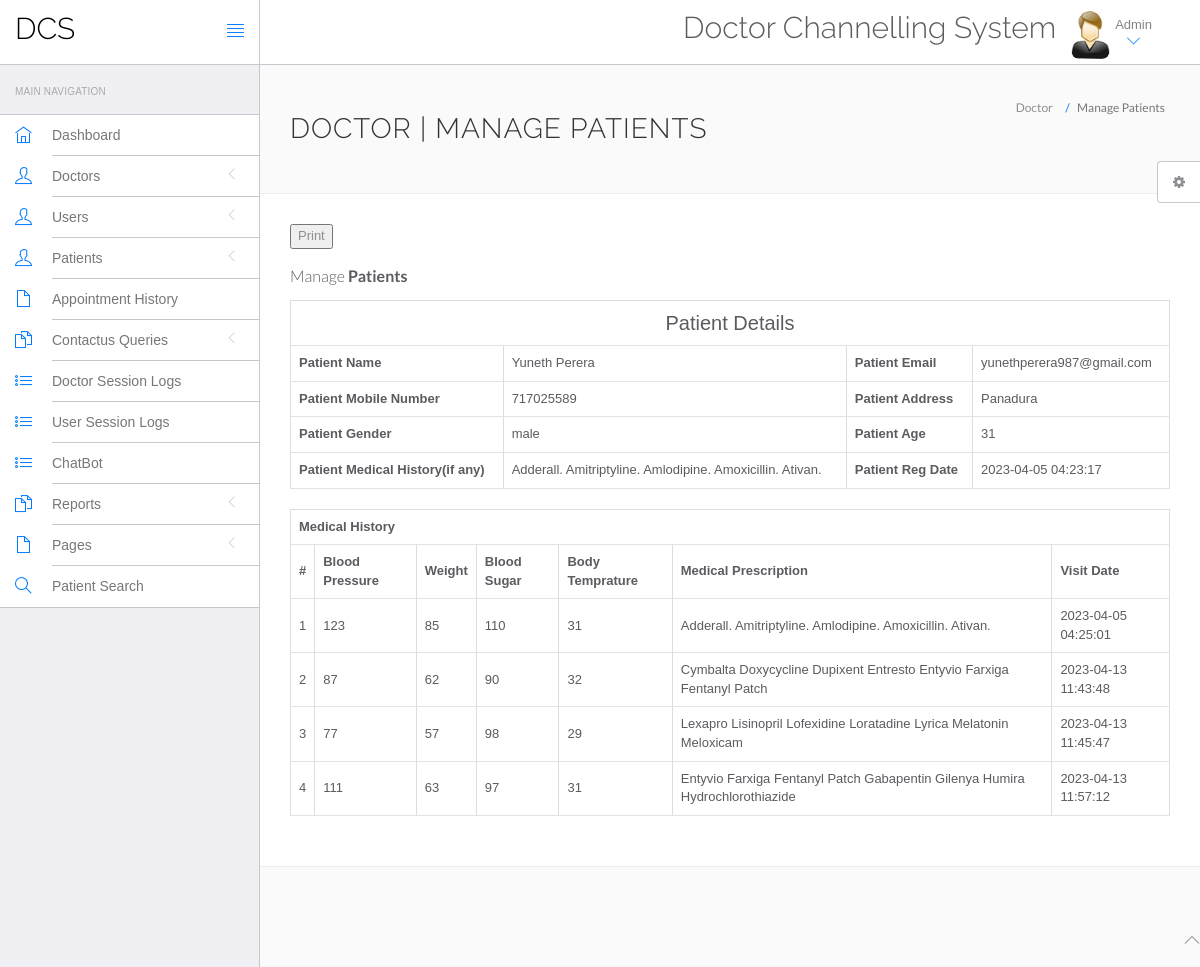
/hms/admin/view-patient.php?viewid=3 (signed in), run on the app's committed database.
### tables this page shows
CREATE TABLE `tblpatient` (
  `ID` int(10) NOT NULL,
  `Docid` int(10) DEFAULT NULL,
  `PatientName` varchar(200) DEFAULT NULL,
  `PatientContno` bigint(10) DEFAULT NULL,
  `PatientEmail` varchar(200) DEFAULT NULL,
  `PatientGender` varchar(50) DEFAULT NULL,
  `PatientAdd` mediumtext DEFAULT NULL,
  `PatientAge` int(10) DEFAULT NULL,
  `PatientMedhis` mediumtext DEFAULT NULL,
  `CreationDate` timestamp NULL DEFAULT current_timestamp(),
  `UpdationDate` timestamp NULL DEFAULT NULL ON UPDATE current_timestamp()
);

CREATE TABLE `tblmedicalhistory` (
  `ID` int(10) NOT NULL,
  `PatientID` int(10) DEFAULT NULL,
  `BloodPressure` varchar(200) DEFAULT NULL,
  `BloodSugar` varchar(200) NOT NULL,
  `Weight` varchar(100) DEFAULT NULL,
  `Temperature` varchar(200) DEFAULT NULL,
  `MedicalPres` mediumtext DEFAULT NULL,
  `CreationDate` timestamp NOT NULL DEFAULT current_timestamp() ON UPDATE current_timestamp()
);

### hms/admin/view-patient.php (the view, shortened to what this page needs)
<?php
include('include/config.php');
if (strlen($_SESSION['id'] == 0)) {
	header('location:logout.php');
} else {
?>
	<!DOCTYPE html>
	<html lang="en">
	<head>
		<link rel="stylesheet" href="vendor/bootstrap/css/bootstrap.min.css">
		<link rel="stylesheet" href="vendor/fontawesome/css/font-awesome.min.css">
		<link rel="stylesheet" href="vendor/themify-icons/themify-icons.min.css">
		<link href="vendor/animate.css/animate.min.css" rel="stylesheet" media="screen">
		<link href="vendor/perfect-scrollbar/perfect-scrollbar.min.css" rel="stylesheet" media="screen">
		<link href="vendor/switchery/switchery.min.css" rel="stylesheet" media="screen">
		<link href="vendor/bootstrap-touchspin/jquery.bootstrap-touchspin.min.css" rel="stylesheet" media="screen">
		<link href="vendor/select2/select2.min.css" rel="stylesheet" media="screen">
		<link href="vendor/bootstrap-datepicker/bootstrap-datepicker3.standalone.min.css" rel="stylesheet" media="screen">
		<link href="vendor/bootstrap-timepicker/bootstrap-timepicker.min.css" rel="stylesheet" media="screen">
		<link rel="stylesheet" href="assets/css/styles.css">
		<link rel="stylesheet" href="assets/css/plugins.css">
		<link rel="stylesheet" href="assets/css/themes/theme-1.css" id="skin_color" />
	</head>
	<body>
		<div id="app">
			<?php include('include/sidebar.php'); ?>
			<div class="app-content">
				<?php include('include/header.php'); ?>
				<div class="main-content">
					<div class="wrap-content container" id="container">
						<section id="page-title">
							<div class="row">
								<div class="col-sm-8">
									<h1 class="mainTitle">Doctor | Manage Patients</h1>
								</div>
								<ol class="breadcrumb">
									<li>
										<span>Doctor</span>
									</li>
									<li class="active">
										<span>Manage Patients</span>
									</li>
								</ol>
							</div>
						</section>
						<div class="container-fluid container-fullw bg-white">
						<button type="submit" id="print" onclick="printPage()">Print</button> </br></br>
							<div class="row">
								<div class="col-md-12">
									<h5 class="over-title margin-bottom-15">Manage <span class="text-bold">Patients</span></h5>
									<?php
									$vid = $_GET['viewid'];
									$ret = mysqli_query($con, "select * from tblpatient where ID='$vid'");
									$cnt = 1;
									while ($row = mysqli_fetch_array($ret)) {
									?>
										<table border="1" class="table table-bordered">
											<tr align="center">
												<td colspan="4" style="font-size:20px;color:blue">
													Patient Details</td>
											</tr>
											<tr>
												<th scope>Patient Name</th>
												<td><?php echo $row['PatientName']; ?></td>
												<th scope>Patient Email</th>
												<td><?php echo $row['PatientEmail']; ?></td>
											</tr>
											<tr>
												<th scope>Patient Mobile Number</th>
												<td><?php echo $row['PatientContno']; ?></td>
												<th>Patient Address</th>
												<td><?php echo $row['PatientAdd']; ?></td>
											</tr>
											<tr>
												<th>Patient Gender</th>
												<td><?php echo $row['PatientGender']; ?></td>
												<th>Patient Age</th>
												<td><?php echo $row['PatientAge']; ?></td>
											</tr>
											<tr>
												<th>Patient Medical History(if any)</th>
												<td><?php echo $row['PatientMedhis']; ?></td>
												<th>Patient Reg Date</th>
												<td><?php echo $row['CreationDate']; ?></td>
											</tr>
										<?php } ?>
										</table>
										<?php
										$ret = mysqli_query($con, "select * from tblmedicalhistory  where PatientID='$vid'");
										?>
										<table id="datatable" class="table table-bordered dt-responsive nowrap" style="border-collapse: collapse; border-spacing: 0; width: 100%;">
											<tr align="center">
												<th colspan="8">Medical History</th>
											</tr>
											<tr>
												<th>#</th>
												<th>Blood Pressure</th>
												<th>Weight</th>
												<th>Blood Sugar</th>
												<th>Body Temprature</th>
												<th>Medical Prescription</th>
												<th>Visit Date</th>
											</tr>
											<?php
											while ($row = mysqli_fetch_array($ret)) {
											?>
												<tr>
													<td><?php echo $cnt; ?></td>
													<td><?php echo $row['BloodPressure']; ?></td>
													<td><?php echo $row['Weight']; ?></td>
													<td><?php echo $row['BloodSugar']; ?></td>
													<td><?php echo $row['Temperature']; ?></td>
													<td><?php echo $row['MedicalPres']; ?></td>
													<td><?php echo $row['CreationDate']; ?></td>
												</tr>
											<?php $cnt = $cnt + 1;
											} ?>
										</table>
								</div>
							</div>
						</div>
					</div>
				</div>
			</div>
		</div>
		<?php include('include/footer.php'); ?>
		<?php include('include/setting.php'); ?>
	</body>
	</html>
<?php } ?>

### hms/admin/assets/css/themes/theme-1.css (style rules this page uses)
body { background: #FAFAFA; }

### data on the page
tblpatient: PatientName "Yuneth Perera", PatientEmail "yunethperera987@gmail.com", PatientContno "717025589", PatientAdd "Panadura", PatientGender "male", PatientAge "31", PatientMedhis "Adderall. Amitriptyline. Amlodipine. Amoxicillin. Ativan.", CreationDate "2023-04-05 04:23:17"
tblmedicalhistory: BloodPressure "123", Weight "85", BloodSugar "110", Temperature "31", MedicalPres "Adderall. Amitriptyline. Amlodipine. Amoxicillin. Ativan.", CreationDate "2023-04-05 04:25:01"
tblmedicalhistory: BloodPressure "87", Weight "62", BloodSugar "90", Temperature "32", MedicalPres "Cymbalta Doxycycline Dupixent Entresto Entyvio Farxiga Fentanyl Patch", CreationDate "2023-04-13 11:43:48"
tblmedicalhistory: BloodPressure "77", Weight "57", BloodSugar "98", Temperature "29", MedicalPres "Lexapro Lisinopril Lofexidine Loratadine Lyrica Melatonin Meloxicam", CreationDate "2023-04-13 11:45:47"
tblmedicalhistory: BloodPressure "111", Weight "63", BloodSugar "97", Temperature "31", MedicalPres "Entyvio Farxiga Fentanyl Patch Gabapentin Gilenya Humira Hydrochlorothiazide", CreationDate "2023-04-13 11:57:12"
